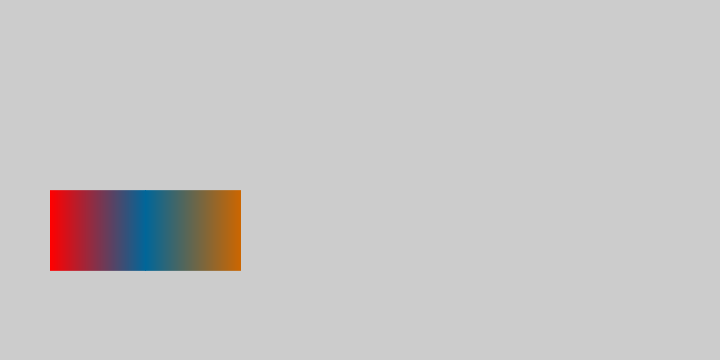
Frame 1 (no input)
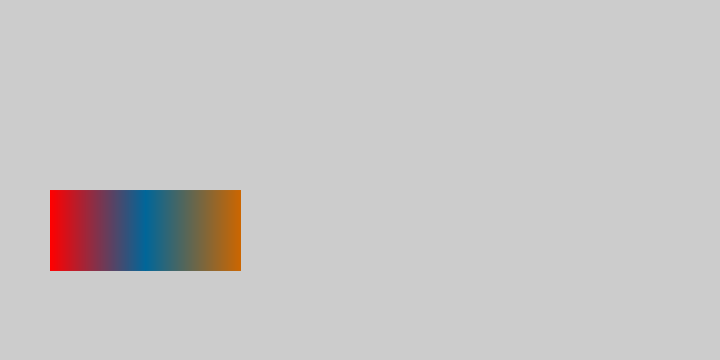
Frame 2 (the mouse pressed at the canvas centre, redrawn once)

The Processing sketch that drew these frames (run headless with seeded random() and noise(); the mouse was pressed at the canvas centre and the sketch redrawn once):

// Processing sketch: tugas2
// ── tugas2.pde
// Constants
int Y_AXIS = 1;
int X_AXIS = 2;
color b1, b2, c1, c2, c3, c4;
color red, yellow, green, cyan, blue, magenta;

void setup() {
    size(720, 360);
    
    //Define colors
    b1 = color(255);
    b2 = color(0);
    c1 = color(204, 102, 0);
    c2 = color(0, 102, 153);
    c3 = color(255, 0, 0);
    c4 = color(0, 255, 0);
    red = color(#ff0000);
    yellow = color(#ffff00);
    green = color(#00ff00);
    cyan = color(#00ffff);
    blue = color(#0000ff);
    magenta = color(#ff00ff);
    
    noLoop();
}

void draw() {
    //Foreground
    // color[] colors = {red, yellow, green, cyan, blue, magenta, red};
    // colors = reverse(colors);
    color[] colors = {c1, c2, c3};
    
    // setGradient(50, 90, 540, 80, colors, Y_AXIS);
    setGradient(50, 190, 80 * colors.length - 1, 80, colors, X_AXIS);
}

void setGradient(int x, int y, float w, float h, color[] colors, int axis) {
    
    noFill();
    
    float temp_x = float(x);
    if (axis == Y_AXIS) {  // Top to bottom gradient
        for (int i = y; i <= y + h; i++) {
            float inter = map(i, y, y + h, 0, 1);
            color c = lerpColor(colors[0], colors[1], inter);
            stroke(c);
            line(x, i, x + w, i);
        }
    }
    else if (axis == X_AXIS) {  
        for (int i = colors.length - 1; i > 0; i--) {
            float limit = temp_x + ((x + w) / colors.length-1);
            for (float ii = temp_x; ii <= limit; ii++) {
                float inter = map(ii, temp_x, limit, 0, 1);
                color c = lerpColor(colors[i], colors[i - 1], inter);
                stroke(c);
                line(ii, y, ii,(y + h));
            }
            temp_x  = limit; 
            // println("tempX: ", temp_x);
        }
    }
}
